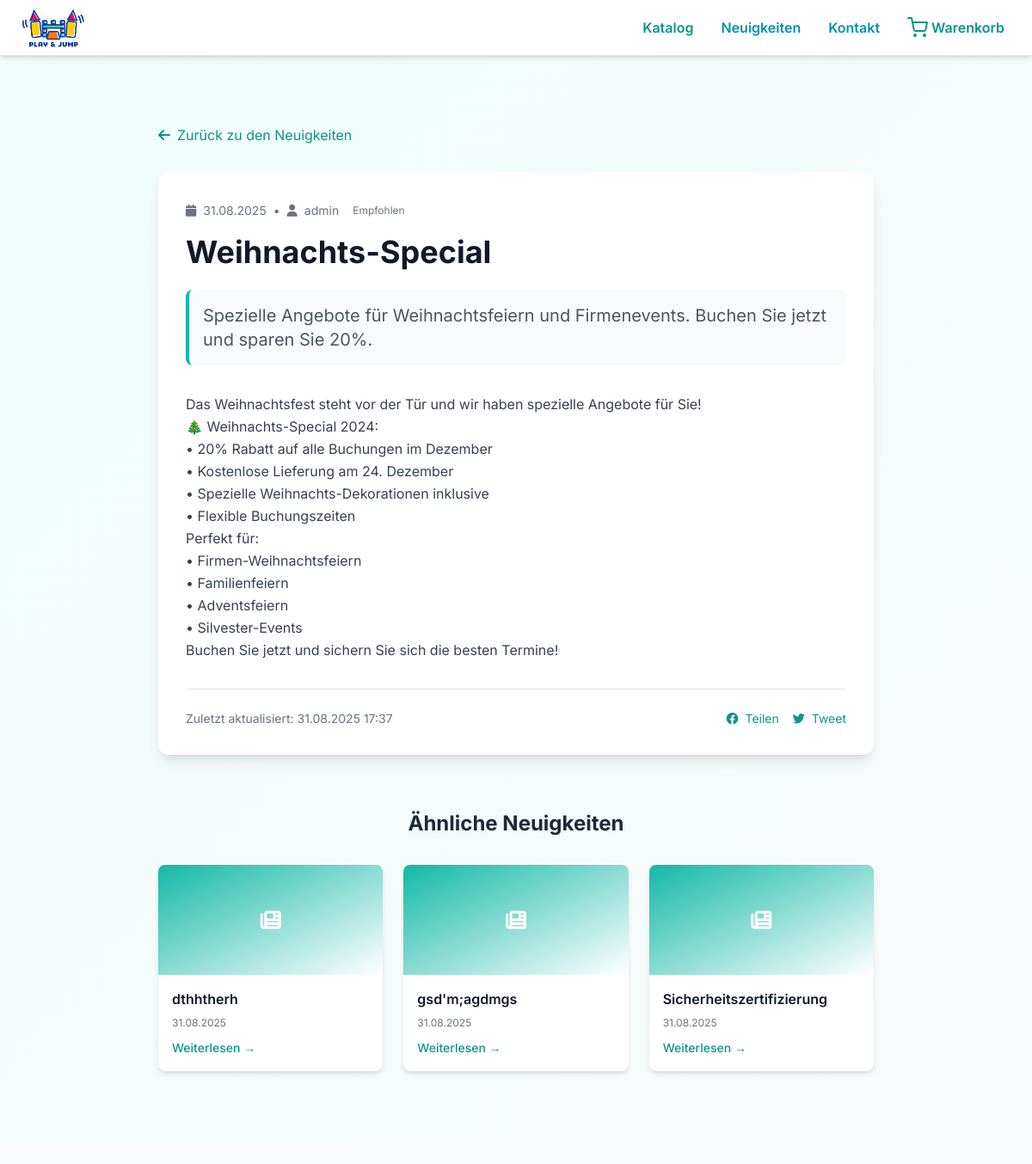
Page /katalog/neuigkeiten/weihnachts-special/ on the committed database.
### catalog/models.py (models this page shows, shortened)
class News(models.Model):
    title = models.CharField(max_length=200, verbose_name="Заголовок")
    slug = models.SlugField(unique=True, verbose_name="URL")
    content = models.TextField(verbose_name="Содержание")
    excerpt = models.TextField(max_length=500, blank=True, verbose_name="Краткое описание")
    image = models.ImageField(upload_to='news/', blank=True, null=True, verbose_name="Главное изображение")
    video_url = models.URLField(blank=True, null=True, verbose_name="URL видео (YouTube/Vimeo)")
    is_published = models.BooleanField(default=True, verbose_name="Опубликовано")
    published_at = models.DateTimeField(auto_now_add=True, verbose_name="Дата публикации")
    updated_at = models.DateTimeField(auto_now=True, verbose_name="Дата обновления")
    author = models.ForeignKey(User, on_delete=models.CASCADE, verbose_name="Автор")
    featured = models.BooleanField(default=False, verbose_name="Рекомендуемая новость")
    class Meta:
        ordering = ['-published_at']
        verbose_name = "Новость"
        verbose_name_plural = "Новости"

### catalog/views.py (the view)
# urls.py: path('neuigkeiten/<slug:slug>/', views.news_detail, name='news_detail'),
def news_detail(request, slug):
    news = get_object_or_404(News, slug=slug, is_published=True)
    related_news = News.objects.filter(
        is_published=True
    ).exclude(id=news.id).order_by('-published_at')[:3]
    context = {
        'news': news,
        'related_news': related_news,
    }
    return render(request, 'catalog/news_detail.html', context)

### templates/catalog/news_detail.html (shortened to what this page needs)
{% extends "base.html" %}
{% load static %}
{% block content %}
<section class="py-20 bg-gradient-to-br from-teal-50 to-coral-50">
    <div class="max-w-4xl mx-auto px-4 sm:px-6 lg:px-8">
        <div class="mb-8">
            <a href="{% url 'catalog:news_list' %}" class="inline-flex items-center text-teal-600 hover:text-teal-700 transition-colors">
                <i class="fas fa-arrow-left mr-2"></i>
                Zurück zu den Neuigkeiten
            </a>
        </div>
        <article class="bg-white rounded-xl shadow-lg overflow-hidden">
            <div class="p-8">
                <div class="flex items-center text-sm text-gray-500 mb-4">
                    <i class="fas fa-calendar mr-2"></i>
                    <span>{{ news.published_at|date:"d.m.Y" }}</span>
                    <span class="mx-2">•</span>
                    <i class="fas fa-user mr-2"></i>
                    <span>{{ news.author.get_full_name|default:news.author.username }}</span>
                    {% if news.featured %}
                    <span class="ml-2 px-2 py-1 bg-coral-100 text-coral-800 text-xs rounded-full">Empfohlen</span>
                    {% endif %}
                </div>
                <h1 class="text-3xl md:text-4xl font-bold text-gray-900 mb-6">{{ news.title }}</h1>
                {% if news.excerpt %}
                <div class="text-xl text-gray-600 mb-8 p-4 bg-gray-50 rounded-lg border-l-4 border-teal-500">
                    {{ news.excerpt }}
                </div>
                {% endif %}
                <div class="prose prose-lg max-w-none text-gray-700 leading-relaxed">
                    {{ news.content|linebreaks }}
                </div>
                <div class="mt-8 pt-6 border-t border-gray-200">
                    <div class="flex items-center justify-between text-sm text-gray-500">
                        <span>Zuletzt aktualisiert: {{ news.updated_at|date:"d.m.Y H:i" }}</span>
                        <div class="flex space-x-4">
                            <a href="#" class="text-teal-600 hover:text-teal-700 transition-colors">
                                <i class="fab fa-facebook mr-1"></i> Teilen
                            </a>
                            <a href="#" class="text-teal-600 hover:text-teal-700 transition-colors">
                                <i class="fab fa-twitter mr-1"></i> Tweet
                            </a>
                        </div>
                    </div>
                </div>
            </div>
        </article>
        {% if related_news %}
        <div class="mt-16">
            <h2 class="text-2xl font-bold text-gray-800 mb-8 text-center">Ähnliche Neuigkeiten</h2>
            <div class="grid grid-cols-1 md:grid-cols-3 gap-6">
                {% for related in related_news %}
                <article class="bg-white rounded-lg shadow-md overflow-hidden hover-lift">
                    {% if related.image %}
                    <div class="h-32 overflow-hidden">
                        <img src="{{ related.image.url }}" alt="{{ related.title }}" class="w-full h-full object-cover">
                    </div>
                    {% else %}
                    <div class="h-32 bg-gradient-to-br from-teal-500 to-coral-500 flex items-center justify-center">
                        <i class="fas fa-newspaper text-white text-2xl"></i>
                    </div>
                    {% endif %}
                    <div class="p-4">
                        <h3 class="font-semibold text-gray-900 mb-2 line-clamp-2">{{ related.title }}</h3>
                        <div class="text-xs text-gray-500 mb-2">{{ related.published_at|date:"d.m.Y" }}</div>
                        <a href="{% url 'catalog:news_detail' related.slug %}" class="text-teal-600 hover:text-teal-700 text-sm font-medium">
                            Weiterlesen →
                        </a>
                    </div>
                </article>
                {% endfor %}
            </div>
        </div>
        {% endif %}
    </div>
</section>
{% endblock %}

### templates/base.html (style rules this page uses)
:root { --teal-primary: #20B2AA; --teal-light: #48D1CC; --teal-dark: #008B8B; --coral-accent: #FF6B6B; --coral-light: #FF8E8E; --coral-dark: #E55A5A; --gray-light: #F8FAFC; --gray-medium: #64748B; --gray-dark: #334155; }
body { font-family: 'Inter', sans-serif; }

### rows in the picture
News: published_at "31.08.2025", author.get_full_name "admin", title "Weihnachts-Special", excerpt "Spezielle Angebote für Weihnachtsfeiern und Firmenevents. Buchen Sie jetzt und sparen Sie 20%.", content "Das Weihnachtsfest steht vor der Tür und wir haben spezielle Angebote für Sie! 🎄 Weihnachts-Special 2024: • 20% Rabatt auf alle Buchungen im Dezember • Kostenlose Lieferung am 24. Dezember • Spezielle Weihnachts-Dekorationen inklusive • Flexible Buchungszeiten Perfekt für: • Firmen-Weihnachtsfeiern • Familienfeiern • Adventsfeiern • Silvester-Events Buchen Sie jetzt und sichern Sie sich die besten Termine!", updated_at "31.08.2025 17:37"
News: title "dthhtherh", published_at "31.08.2025"
News: title "gsd'm;agdmgs", published_at "31.08.2025"
News: title "Sicherheitszertifizierung", published_at "31.08.2025"
